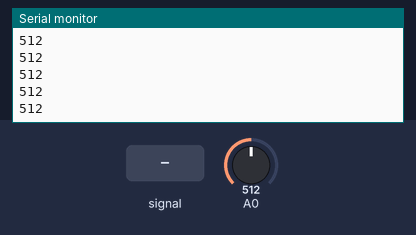
Simulated run of this sketch. Board: Arduino Uno, built with avr-gcc and run on an emulated ATmega328P. Shown: the last lines printed to the serial monitor. The test bench sets the inputs (shaded band); at power-on: A0 = 512.

Above: at 1.2 s.
1.3 s: A0 fed a 200 Hz sine of ±81 counts around its level
At 2.1 s:
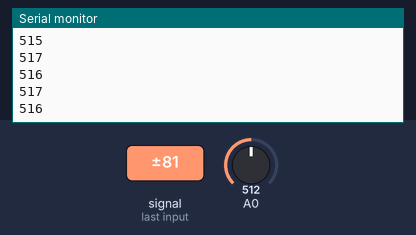
2.8 s: A0 set to 716
At 3.5 s:
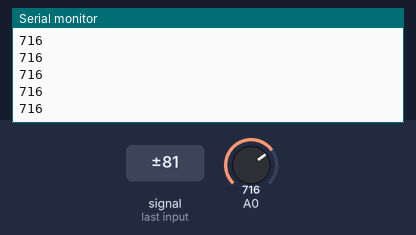
4.3 s: A0 set to 900
At 4.8 s:
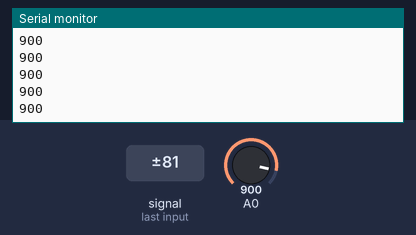
5.8 s: A0 fed a 200 Hz sine of ±81 counts around its level
At 6.4 s:
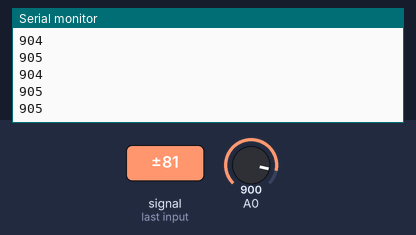
Timing chart, 0 to 8.3 s (numbered marks = the images above; inputs shaded):
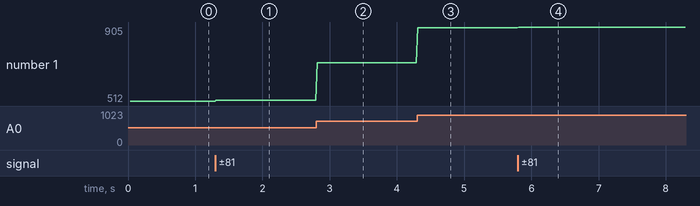

Measured:
- after the input at 1.3 s, the serial monitor: prints a new line at once (image 1)
- after the input at 2.8 s, the serial monitor: prints a new line at once (image 2)
- after the input at 4.3 s, the serial monitor: prints a new line at once (image 3)
- after the input at 5.8 s, the serial monitor: prints a new line at once (image 4)
- plotted number 1: 512 → 517 after the input at 1.3 s, 517 → 716 after the input at 2.8 s, 716 → 900 after the input at 4.3 s, 900 → 905 after the input at 5.8 s

The sketch:

controlekaart-documenten-ica.pdf.ino
```cpp
const unsigned int INTERVAL = 20; // De interval moet 20 zijn, want anders klopt de frequentie niet meer ~Lars 12-04-2024
unsigned long prevMillis = 0;


void setup() {
  // put your setup code here, to run once:
  // pinMode(A0, INPUT);
  Serial.begin(9600);
}

void loop() {
  // put your main code here, to run repeatedly:

  unsigned long huidigeTijd = millis();
  if (huidigeTijd - prevMillis >= INTERVAL) {
    //    Serial.println(analogRead(A0));

    int sumI = 0;
    int countI = 0;
    int sumJ = 0;
    int countJ = 0;
    for (int i = 0; i < 10; i++) {
      int waarde;
      for (int j = 0; j < 10; j++) {
        waarde = analogRead(A0);
        sumJ = sumJ + waarde;
        ++countJ;
      }
      sumI = sumI + waarde;
      ++countI;
    }
    Serial.println(sumI / countI);

    prevMillis = huidigeTijd;
  }
  //  delay(100);
}
```
